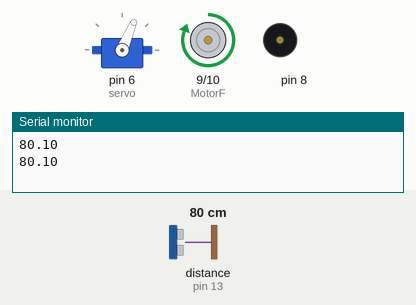
This sketch was run on a simulated Arduino Uno, built with avr-gcc and run on an emulated ATmega328P. Parts: servo, motor-driver pin pairs drawn as motors (green arrow = first pin HIGH = forward, orange = second pin HIGH = backward, longer = more drive), buzzer (waves = sounding), the last lines printed to the serial monitor. Wiring (inferred from the names in the program): ultrasonic range finder: trigger pin 12; echo pin 13. Inputs (shaded band) come from the test bench; at power-on: distance to the obstacle (sensor on pin 13) 80 cm. The echo pulse lasts 58.3 µs per cm.

Above: at 1.2 s.
1.3 s: distance to the obstacle (sensor on pin 13) set to 2 cm
At 1.76 s:
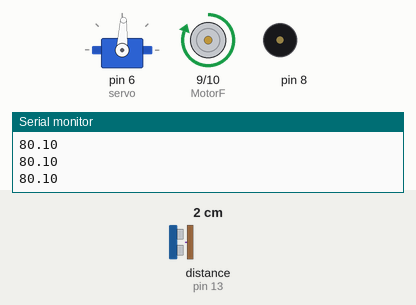
4.3 s: distance to the obstacle (sensor on pin 13) set to 9 cm
7.3 s: distance to the obstacle (sensor on pin 13) set to 13 cm
At 7.46 s:
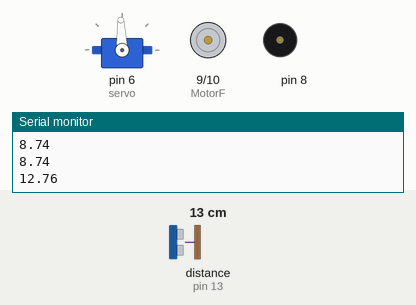
10.3 s: distance to the obstacle (sensor on pin 13) set to 27 cm
13.3 s: distance to the obstacle (sensor on pin 13) set to 33 cm
At 13.61 s:
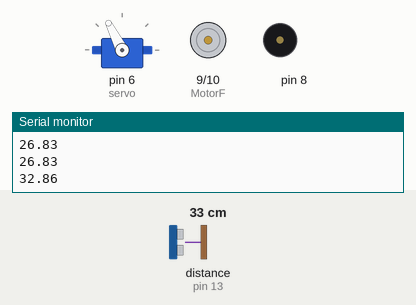
16.3 s: distance to the obstacle (sensor on pin 13) set to 4 cm
At 17.4 s:
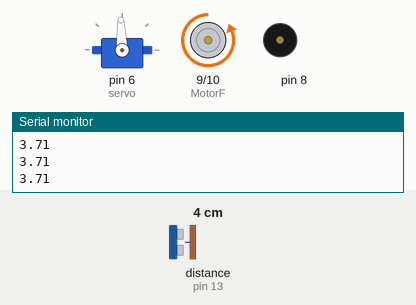
Timing chart, 0 to 20.3 s (numbered marks = the images above; inputs shaded):
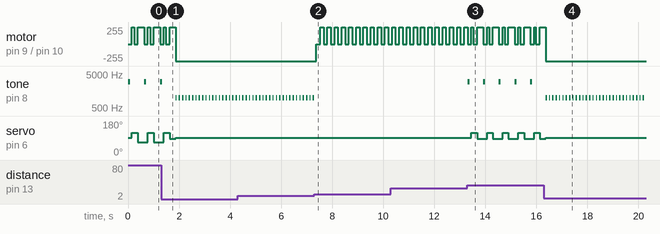

Measured:
- the behaviour switches between 10 and 11 cm on distance to the obstacle (sensor on pin 13) (found by bisection; images 1 and 2)
- the behaviour switches between 30 and 31 cm on distance to the obstacle (sensor on pin 13) (found by bisection; images 2 and 3)
- after the input at 7.3 s, motor on pin 9 (MotorF) / pin 10 (MotorB): alternates forward 255/255 for 0.13 s and stopped for 0.15 s, starting after 0.08 s; tone on pin 8: stops changing and stays silent
- after the input at 13.3 s, tone on pin 8: alternates 3000 Hz for 0.08 s and silent for 0.53 s, starting at once; servo on pin 6 (servo): alternates 117° for 0.23 s and 87° for 0.39 s, starting after 0.16 s
- after the input at 16.3 s, tone on pin 8: alternates 1000 Hz for 0.05 s and silent for 0.08 s, starting after 0.07 s
- by itself, tone on pin 8: alternates 1000 Hz for 0.05 s and silent for 0.08 s

The sketch:

Safe_MDF_RC_EDIT.ino
```cpp
  // 장애물 회피 RC카 예제 코드


  #include <Servo.h>

  int MotorF = 9;
  int MotorB = 10;  // 모터 연결 핀(D9, D10)

  int trig = 12;
  int echo = 13; // 초음파 센서 핀(Echo - D13, Trig - D12)

  int servoPin = 6;  // 서보 모터 PWM 연결 핀(D6)
  int Speed = 250;  // 모터 속도 셋팅

  int arc = 92;


  Servo servo;

  void up(){

    analogWrite(MotorF,255);
    analogWrite(MotorB,LOW);
    delay(20);

  }


  void down(){

    analogWrite(MotorF,LOW);
    analogWrite(MotorB,255);
    delay(20);

  }


  void Stop(){

    analogWrite(MotorF,LOW);
    analogWrite(MotorB,LOW);
    delay(100);
  }

  void setup()
  {
      servo.attach(6);
      servo.write(92);

      pinMode(trig, OUTPUT);
      pinMode(echo, INPUT);

      Serial.begin(9600); // 시리얼 통신 설정


  }

  float distanceCar(){
    digitalWrite(trig, LOW);
    digitalWrite(echo, LOW);
    delayMicroseconds(4);
    digitalWrite(trig, HIGH);
    delayMicroseconds(20);
    digitalWrite(trig, LOW);

    unsigned long duration = pulseIn(echo, HIGH);
    float distance = duration / 29.0 / 2.0;

    return distance;

  }

  void loop()
  {
    // 초음파센서 거리 측정
    float distance = distanceCar();
    Serial.println(distance);


    // 장애물과의 거리가 15cm 미만일 경우 장애물을 회피
    if ( 0 < distance && distance <= 10) {  //자동차 거리가 매우 짧을 때.
      tone(8,1000,50);

      servo.write(arc); //center 값
      down();
      delay(100);

    }else if(10 < distance && distance <30) {


      servo.write(arc); //center 값
      Stop();
      delay(50);
      up();
      delay(100);


    }else{
       tone(8,3000,80);

      arc = 92; // center 값.
      Stop();
      delay(50);

       servo.write(arc+25);
       up();
       delay(50);
       if(1<distanceCar() && distanceCar()< 50){
         arc = arc+20;
       }

     Stop();
     delay(50);
       servo.write(arc-25);
       up();
       delay(80);
       if(1<distanceCar() && distanceCar()< 50) {
        arc = arc-20;
       }

       up();
       delay(100);

    }

    delay(10);
  }
```
